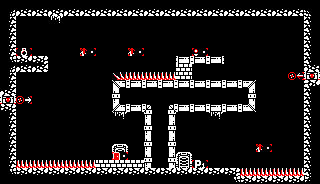

This is a level from a 2D game, rendered from its Tiled map with the project's own tilesets. A one-line summary and the complete map file follow:
An orthogonal 20x23 tile map with 16x8 px tiles, 1 tile layer (Map Layer).

<map version="1.10" tiledversion="1.11.2" orientation="orthogonal" renderorder="right-down" width="20" height="23" tilewidth="16" tileheight="8" infinite="0" nextlayerid="2" nextobjectid="1">
 <tileset firstgid="1" source="AllPatterns.tsx" />
 <layer id="1" name="Map Layer" width="20" height="23">
  <data encoding="csv">
1,1,1,1,1,1,1,1,1,1,1,1,1,1,1,1,1,1,1,1,
15,31,31,31,31,31,31,31,31,31,31,31,31,31,31,31,31,31,31,14,
7,1,1,3,1,1,1,1,1,1,1,1,1,1,1,1,1,1,1,6,
7,1,1,1,1,1,1,1,1,1,1,1,1,1,1,1,1,1,1,6,
7,1,1,1,1,1,1,1,1,1,1,1,1,1,1,1,1,1,1,6,
7,1,1,1,1,1,1,1,1,1,1,1,1,1,1,1,1,1,1,6,
7,102,1,1,1,95,1,1,95,1,1,1,93,1,1,1,1,1,1,6,
13,30,9,1,1,1,1,1,1,1,1,18,18,18,1,1,1,1,1,6,
15,31,11,1,1,1,1,1,1,1,1,16,1,1,1,1,1,1,1,10,
7,1,1,1,1,1,1,43,39,39,39,16,1,1,1,1,1,1,86,34,
7,1,1,1,1,1,1,17,18,18,18,18,18,18,18,19,1,1,1,8,
11,1,1,1,1,1,1,20,1,1,1,1,1,1,1,22,1,1,1,6,
34,81,1,1,1,1,1,23,1,1,1,1,1,1,1,25,1,1,1,6,
9,1,1,1,1,1,1,26,18,29,27,18,18,18,18,28,1,1,1,6,
7,1,1,1,1,1,1,3,1,23,25,1,1,3,1,1,1,1,1,6,
7,1,1,1,1,1,1,1,1,20,22,1,1,1,1,1,1,1,1,6,
7,1,1,1,1,1,1,1,1,23,25,1,1,1,1,1,1,1,1,6,
7,1,1,1,1,1,1,1,1,20,22,1,1,1,1,1,1,1,1,6,
7,1,1,1,1,1,1,5,1,23,25,1,1,1,1,1,95,1,1,6,
7,1,1,1,1,1,1,94,1,20,22,5,1,1,1,1,1,1,1,6,
7,39,39,39,39,39,16,16,16,23,25,4,101,1,1,1,1,1,1,6,
13,30,30,30,30,30,30,30,30,30,30,30,30,30,9,39,39,39,39,6,
1,1,1,1,1,1,1,1,1,1,1,1,1,1,13,30,30,30,30,12
</data>
 </layer>
</map>
